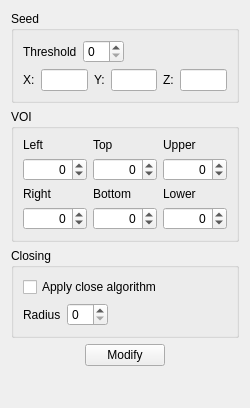
<?xml version="1.0" encoding="UTF-8"?>
<ui version="4.0">
 <class>SGSFilterInspectorWidget</class>
 <widget class="QWidget" name="SGSFilterInspectorWidget">
  <property name="geometry">
   <rect>
    <x>0</x>
    <y>0</y>
    <width>250</width>
    <height>408</height>
   </rect>
  </property>
  <property name="sizePolicy">
   <sizepolicy hsizetype="Minimum" vsizetype="Preferred">
    <horstretch>0</horstretch>
    <verstretch>0</verstretch>
   </sizepolicy>
  </property>
  <property name="minimumSize">
   <size>
    <width>250</width>
    <height>0</height>
   </size>
  </property>
  <property name="windowTitle">
   <string>Form</string>
  </property>
  <layout class="QVBoxLayout" name="verticalLayout_3">
   <item>
    <widget class="QGroupBox" name="groupBox_2">
     <property name="sizePolicy">
      <sizepolicy hsizetype="Minimum" vsizetype="Preferred">
       <horstretch>0</horstretch>
       <verstretch>0</verstretch>
      </sizepolicy>
     </property>
     <property name="title">
      <string>Seed</string>
     </property>
     <layout class="QVBoxLayout" name="verticalLayout_2">
      <item>
       <layout class="QHBoxLayout" name="horizontalLayout">
        <item>
         <widget class="QLabel" name="label">
          <property name="sizePolicy">
           <sizepolicy hsizetype="Maximum" vsizetype="Preferred">
            <horstretch>0</horstretch>
            <verstretch>0</verstretch>
           </sizepolicy>
          </property>
          <property name="maximumSize">
           <size>
            <width>72</width>
            <height>16777215</height>
           </size>
          </property>
          <property name="text">
           <string>Threshold</string>
          </property>
         </widget>
        </item>
        <item>
         <widget class="QSpinBox" name="m_threshold">
          <property name="sizePolicy">
           <sizepolicy hsizetype="Maximum" vsizetype="Fixed">
            <horstretch>0</horstretch>
            <verstretch>0</verstretch>
           </sizepolicy>
          </property>
         </widget>
        </item>
        <item>
         <spacer name="horizontalSpacer_3">
          <property name="orientation">
           <enum>Qt::Horizontal</enum>
          </property>
          <property name="sizeHint" stdset="0">
           <size>
            <width>40</width>
            <height>20</height>
           </size>
          </property>
         </spacer>
        </item>
       </layout>
      </item>
      <item>
       <layout class="QHBoxLayout" name="horizontalLayout_2">
        <item>
         <widget class="QLabel" name="label_3">
          <property name="sizePolicy">
           <sizepolicy hsizetype="Maximum" vsizetype="Preferred">
            <horstretch>0</horstretch>
            <verstretch>0</verstretch>
           </sizepolicy>
          </property>
          <property name="text">
           <string>X:</string>
          </property>
         </widget>
        </item>
        <item>
         <widget class="QLineEdit" name="m_xSeed">
          <property name="enabled">
           <bool>true</bool>
          </property>
          <property name="sizePolicy">
           <sizepolicy hsizetype="Minimum" vsizetype="Fixed">
            <horstretch>0</horstretch>
            <verstretch>0</verstretch>
           </sizepolicy>
          </property>
          <property name="minimumSize">
           <size>
            <width>35</width>
            <height>0</height>
           </size>
          </property>
          <property name="text">
           <string/>
          </property>
          <property name="readOnly">
           <bool>true</bool>
          </property>
         </widget>
        </item>
        <item>
         <widget class="QLabel" name="label_4">
          <property name="sizePolicy">
           <sizepolicy hsizetype="Maximum" vsizetype="Preferred">
            <horstretch>0</horstretch>
            <verstretch>0</verstretch>
           </sizepolicy>
          </property>
          <property name="text">
           <string>Y:</string>
          </property>
         </widget>
        </item>
        <item>
         <widget class="QLineEdit" name="m_ySeed">
          <property name="sizePolicy">
           <sizepolicy hsizetype="Minimum" vsizetype="Fixed">
            <horstretch>0</horstretch>
            <verstretch>0</verstretch>
           </sizepolicy>
          </property>
          <property name="minimumSize">
           <size>
            <width>35</width>
            <height>0</height>
           </size>
          </property>
          <property name="readOnly">
           <bool>true</bool>
          </property>
         </widget>
        </item>
        <item>
         <widget class="QLabel" name="label_5">
          <property name="sizePolicy">
           <sizepolicy hsizetype="Maximum" vsizetype="Preferred">
            <horstretch>0</horstretch>
            <verstretch>0</verstretch>
           </sizepolicy>
          </property>
          <property name="text">
           <string>Z:</string>
          </property>
         </widget>
        </item>
        <item>
         <widget class="QLineEdit" name="m_zSeed">
          <property name="sizePolicy">
           <sizepolicy hsizetype="Minimum" vsizetype="Fixed">
            <horstretch>0</horstretch>
            <verstretch>0</verstretch>
           </sizepolicy>
          </property>
          <property name="minimumSize">
           <size>
            <width>35</width>
            <height>0</height>
           </size>
          </property>
          <property name="readOnly">
           <bool>true</bool>
          </property>
         </widget>
        </item>
        <item>
         <spacer name="horizontalSpacer_4">
          <property name="orientation">
           <enum>Qt::Horizontal</enum>
          </property>
          <property name="sizeHint" stdset="0">
           <size>
            <width>40</width>
            <height>20</height>
           </size>
          </property>
         </spacer>
        </item>
       </layout>
      </item>
     </layout>
    </widget>
   </item>
   <item>
    <widget class="QGroupBox" name="groupBox">
     <property name="sizePolicy">
      <sizepolicy hsizetype="Minimum" vsizetype="Preferred">
       <horstretch>0</horstretch>
       <verstretch>0</verstretch>
      </sizepolicy>
     </property>
     <property name="title">
      <string>VOI</string>
     </property>
     <layout class="QVBoxLayout" name="verticalLayout">
      <item>
       <layout class="QGridLayout" name="gridLayout">
        <item row="3" column="2">
         <widget class="QSpinBox" name="m_topMargin">
          <property name="enabled">
           <bool>true</bool>
          </property>
          <property name="autoFillBackground">
           <bool>false</bool>
          </property>
          <property name="alignment">
           <set>Qt::AlignRight|Qt::AlignTrailing|Qt::AlignVCenter</set>
          </property>
          <property name="suffix">
           <string/>
          </property>
          <property name="minimum">
           <number>-99999</number>
          </property>
          <property name="maximum">
           <number>99999</number>
          </property>
         </widget>
        </item>
        <item row="3" column="1">
         <widget class="QSpinBox" name="m_leftMargin">
          <property name="enabled">
           <bool>true</bool>
          </property>
          <property name="alignment">
           <set>Qt::AlignRight|Qt::AlignTrailing|Qt::AlignVCenter</set>
          </property>
          <property name="suffix">
           <string/>
          </property>
          <property name="minimum">
           <number>-99999</number>
          </property>
          <property name="maximum">
           <number>99999</number>
          </property>
         </widget>
        </item>
        <item row="4" column="2">
         <widget class="QLabel" name="label_10">
          <property name="text">
           <string>Bottom </string>
          </property>
         </widget>
        </item>
        <item row="1" column="2">
         <widget class="QLabel" name="label_7">
          <property name="text">
           <string>Top </string>
          </property>
         </widget>
        </item>
        <item row="4" column="1">
         <widget class="QLabel" name="label_9">
          <property name="text">
           <string>Right </string>
          </property>
         </widget>
        </item>
        <item row="5" column="1">
         <widget class="QSpinBox" name="m_rightMargin">
          <property name="enabled">
           <bool>true</bool>
          </property>
          <property name="alignment">
           <set>Qt::AlignRight|Qt::AlignTrailing|Qt::AlignVCenter</set>
          </property>
          <property name="suffix">
           <string/>
          </property>
          <property name="minimum">
           <number>-99999</number>
          </property>
          <property name="maximum">
           <number>99999</number>
          </property>
         </widget>
        </item>
        <item row="1" column="1">
         <widget class="QLabel" name="label_6">
          <property name="text">
           <string>Left</string>
          </property>
         </widget>
        </item>
        <item row="3" column="3">
         <widget class="QSpinBox" name="m_upperMargin">
          <property name="enabled">
           <bool>true</bool>
          </property>
          <property name="alignment">
           <set>Qt::AlignRight|Qt::AlignTrailing|Qt::AlignVCenter</set>
          </property>
          <property name="suffix">
           <string/>
          </property>
          <property name="minimum">
           <number>-99999</number>
          </property>
          <property name="maximum">
           <number>99999</number>
          </property>
         </widget>
        </item>
        <item row="5" column="3">
         <widget class="QSpinBox" name="m_lowerMargin">
          <property name="enabled">
           <bool>true</bool>
          </property>
          <property name="alignment">
           <set>Qt::AlignRight|Qt::AlignTrailing|Qt::AlignVCenter</set>
          </property>
          <property name="suffix">
           <string/>
          </property>
          <property name="minimum">
           <number>-99999</number>
          </property>
          <property name="maximum">
           <number>99999</number>
          </property>
         </widget>
        </item>
        <item row="5" column="2">
         <widget class="QSpinBox" name="m_bottomMargin">
          <property name="enabled">
           <bool>true</bool>
          </property>
          <property name="alignment">
           <set>Qt::AlignRight|Qt::AlignTrailing|Qt::AlignVCenter</set>
          </property>
          <property name="suffix">
           <string/>
          </property>
          <property name="minimum">
           <number>-99999</number>
          </property>
          <property name="maximum">
           <number>99999</number>
          </property>
         </widget>
        </item>
        <item row="4" column="3">
         <widget class="QLabel" name="label_11">
          <property name="text">
           <string>Lower </string>
          </property>
         </widget>
        </item>
        <item row="1" column="3">
         <widget class="QLabel" name="label_8">
          <property name="text">
           <string>Upper </string>
          </property>
         </widget>
        </item>
       </layout>
      </item>
     </layout>
    </widget>
   </item>
   <item>
    <widget class="QGroupBox" name="groupBox_3">
     <property name="title">
      <string>Closing</string>
     </property>
     <layout class="QVBoxLayout" name="verticalLayout_4">
      <item>
       <widget class="QCheckBox" name="m_closeCheckbox">
        <property name="text">
         <string>Apply close algorithm</string>
        </property>
       </widget>
      </item>
      <item>
       <layout class="QHBoxLayout" name="horizontalLayout_4">
        <item>
         <widget class="QLabel" name="label_2">
          <property name="text">
           <string>Radius</string>
          </property>
         </widget>
        </item>
        <item>
         <widget class="QSpinBox" name="m_closeRadius">
          <property name="maximum">
           <number>20</number>
          </property>
         </widget>
        </item>
        <item>
         <spacer name="horizontalSpacer_5">
          <property name="orientation">
           <enum>Qt::Horizontal</enum>
          </property>
          <property name="sizeHint" stdset="0">
           <size>
            <width>40</width>
            <height>20</height>
           </size>
          </property>
         </spacer>
        </item>
       </layout>
      </item>
     </layout>
    </widget>
   </item>
   <item>
    <layout class="QHBoxLayout" name="horizontalLayout_3">
     <item>
      <spacer name="horizontalSpacer">
       <property name="orientation">
        <enum>Qt::Horizontal</enum>
       </property>
       <property name="sizeHint" stdset="0">
        <size>
         <width>40</width>
         <height>20</height>
        </size>
       </property>
      </spacer>
     </item>
     <item>
      <widget class="QPushButton" name="m_modify">
       <property name="sizePolicy">
        <sizepolicy hsizetype="Maximum" vsizetype="Fixed">
         <horstretch>0</horstretch>
         <verstretch>0</verstretch>
        </sizepolicy>
       </property>
       <property name="text">
        <string>Modify</string>
       </property>
      </widget>
     </item>
     <item>
      <spacer name="horizontalSpacer_2">
       <property name="orientation">
        <enum>Qt::Horizontal</enum>
       </property>
       <property name="sizeHint" stdset="0">
        <size>
         <width>40</width>
         <height>20</height>
        </size>
       </property>
      </spacer>
     </item>
    </layout>
   </item>
   <item>
    <spacer name="verticalSpacer_2">
     <property name="orientation">
      <enum>Qt::Vertical</enum>
     </property>
     <property name="sizeHint" stdset="0">
      <size>
       <width>20</width>
       <height>40</height>
      </size>
     </property>
    </spacer>
   </item>
  </layout>
  <zorder>verticalSpacer_2</zorder>
  <zorder>groupBox</zorder>
  <zorder>groupBox_2</zorder>
  <zorder>groupBox_3</zorder>
 </widget>
 <resources/>
 <connections/>
</ui>
